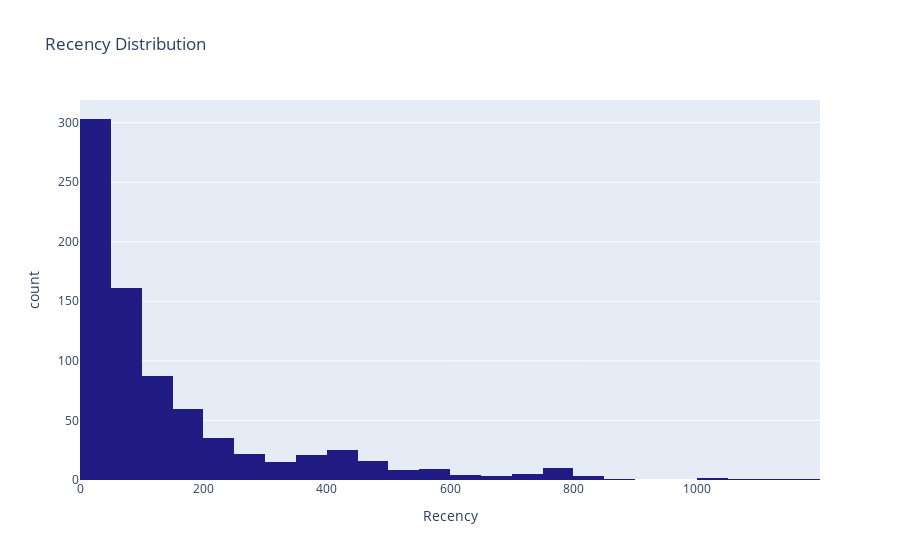

Notebook code for this chart:
### Markdown cell above
### 📊 Recency Distribution – Identifying Customer Engagement

The histogram of **Recency** shows that many customers have not made recent purchases, with a concentration in higher recency values. This indicates a risk of **customer churn** and highlights the importance of re-engagement efforts.

**Insight**: A significant portion of customers have not transacted recently (Recency > 90 days), signaling a need for reactivation campaigns targeting inactive segments.

### Code cell
fig_recency = px.histogram(
    rfm, x='Recency', nbins=30, title='Recency Distribution',
    color_discrete_sequence=[custom_palette[0]]
)
fig_recency.show()

### Figure 1 — Plotly figure (JSON) as saved in the notebook; plotly's stock layout.template omitted (floating-point values rounded to 4 significant figures; data arrays with more than 128 entries replaced by an {"elided": "..."} marker saying what was removed)
{"data": [{"alignmentgroup": "True", "bingroup": "x", "hovertemplate": "Recency=%{x}<br>count=%{y}<extra></extra>", "legendgroup": "", "marker": {"color": "#211C84", "pattern": {"shape": ""}}, "name": "", "nbinsx": 30, "offsetgroup": "", "orientation": "v", "showlegend": false, "type": "histogram", "x": {"elided": "793 int values"}, "xaxis": "x", "yaxis": "y"}], "layout": {"barmode": "relative", "legend": {"tracegroupgap": 0}, "title": {"text": "Recency Distribution"}, "xaxis": {"anchor": "y", "domain": [0, 1], "title": {"text": "Recency"}}, "yaxis": {"anchor": "x", "domain": [0, 1], "title": {"text": "count"}}}}
